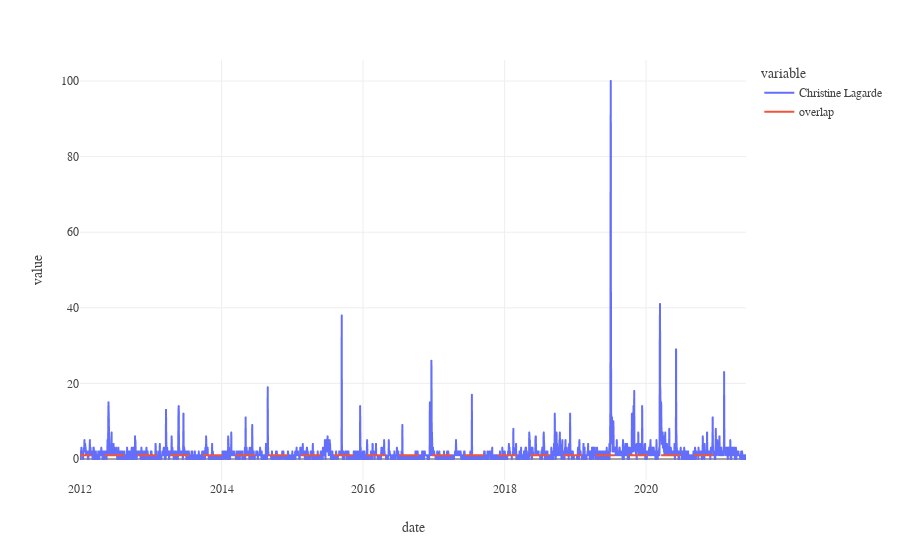

Write notebook code for a chart like this one.
### Code cell
lagarde_100.plot().update_layout(**plotly_dict)

### Figure 1 — Plotly figure (JSON) as saved in the notebook; plotly's stock layout.template omitted (floating-point values rounded to 4 significant figures; data arrays with more than 128 entries replaced by an {"elided": "..."} marker saying what was removed)
{"data": [{"hovertemplate": "variable=Christine Lagarde<br>date=%{x}<br>value=%{y}<extra></extra>", "legendgroup": "Christine Lagarde", "line": {"color": "#636efa", "dash": "solid"}, "marker": {"symbol": "circle"}, "mode": "lines", "name": "Christine Lagarde", "showlegend": true, "type": "scattergl", "x": {"elided": "3439 str values"}, "xaxis": "x", "y": {"elided": "3439 int values"}, "yaxis": "y"}, {"hovertemplate": "variable=overlap<br>date=%{x}<br>value=%{y}<extra></extra>", "legendgroup": "overlap", "line": {"color": "#EF553B", "dash": "solid"}, "marker": {"symbol": "circle"}, "mode": "lines", "name": "overlap", "showlegend": true, "type": "scattergl", "x": {"elided": "3439 str values"}, "xaxis": "x", "y": {"elided": "3439 int values"}, "yaxis": "y"}], "layout": {"font": {"family": "Yanone Kaffeesatz"}, "legend": {"title": {"text": "variable"}, "tracegroupgap": 0}, "margin": {"t": 60}, "title": {"x": 0.05, "xanchor": "left"}, "xaxis": {"anchor": "y", "domain": [0, 1], "title": {"text": "date"}}, "yaxis": {"anchor": "x", "domain": [0, 1], "title": {"text": "value"}}}}
